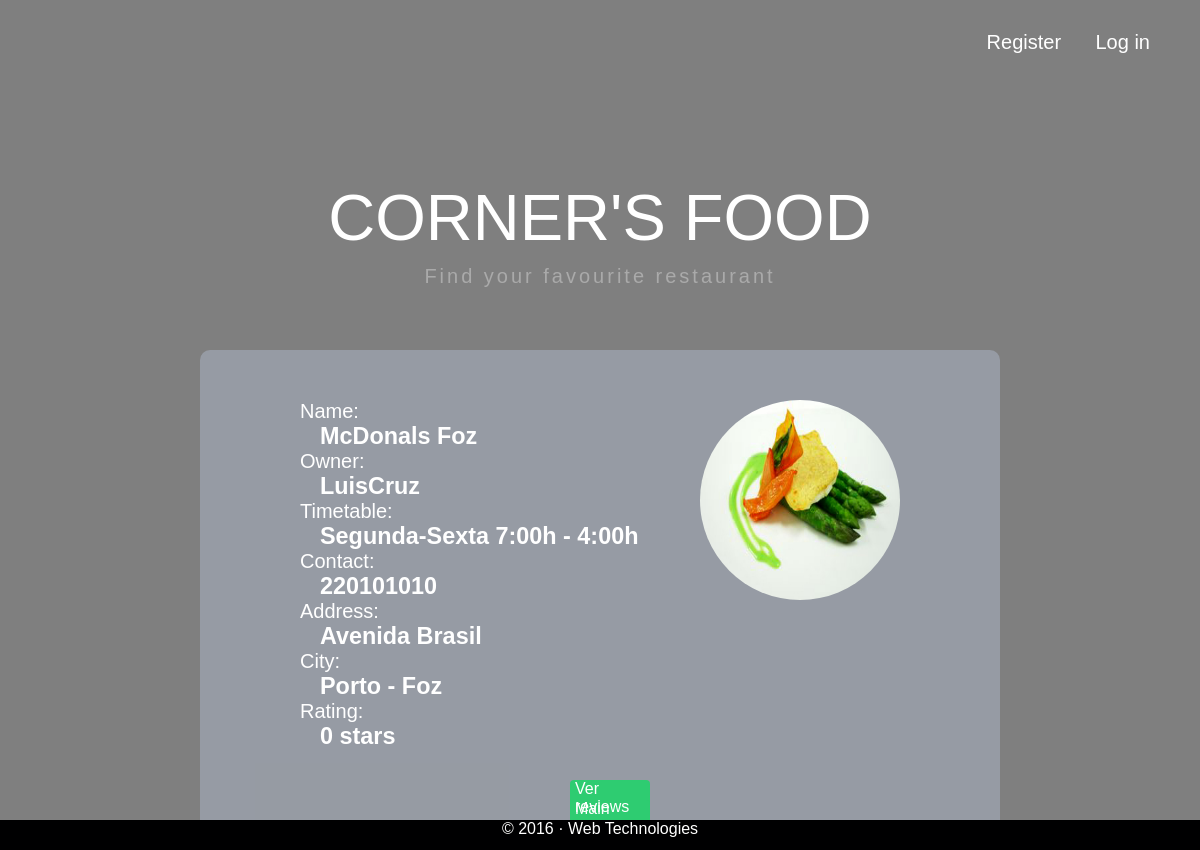
The app's page /RestaurantDetailPage.php?Restaurant_search=3 with its own data.
### tables this page shows
CREATE TABLE Foto(
			idFoto INTEGER PRIMARY KEY , 
			fotoName VARCHAR
			);

CREATE TABLE Restaurant(
			idRestaurant INTEGER PRIMARY KEY AUTOINCREMENT,
			name VARCHAR NOT NULL,
			owner VARCHAR REFERENCES User(username),
			timetable VARCHAR,
			contact INTEGER,
			address VARCHAR,
			idCity INTEGER REFERENCES City(idCity)
			);

CREATE TABLE City(
			idCity INTEGER PRIMARY KEY,
			city VARCHAR
			);

### getRestaurantInfo.php (called while the page is built, shortened)
<?php
   function getInfo_restaurant($idRestaurant) {
    global $conn;
    $stmt = $conn->prepare('SELECT * FROM  Restaurant WHERE idRestaurant = ?');
	$stmt->execute(array($idRestaurant));
    return ($stmt->fetch());
  }
   function getInfo_restaurant_photo($idRestaurant) {
    global $conn;
    $stmt = $conn->prepare('SELECT * FROM  RestaurantFoto WHERE idRestaurant = ?');
	$stmt->execute(array($idRestaurant));
    return ($stmt->fetch());
  }
function getAverage($Rest) {
	global $conn;
	$Sum_Average = 0;
	$Rating = "SELECT rating FROM Review WHERE Review.idRestaurant = $Rest";
	$All_rating = $conn->prepare($Rating);
	$All_rating->execute();
	$result = $All_rating->fetchAll();
	if (count($result) === 0)
	{
		return 0;
	}
	$Average = $Sum_Average / count($result);
	$Average = round($Average, 1);
	return $Average;
}
?>

### database/photo.php (called while the page is built, shortened)
<?php
function getInfoFoto($idFoto){
	global $conn;
	$stmt = $conn->prepare('SELECT * FROM Foto WHERE idFoto =? ');
	$stmt->execute(array($idFoto));
	return ($stmt->fetch());
}
?>

### RestaurantDetailPage.php (the view, shortened to what this page needs)
<?php
include_once('config/init.php');
include_once('getRestaurantInfo.php');
include_once('database/photo.php');
include('templates/headerFinal.php');
include('templates/Corner_food.php');
$Restaurant_search = $_GET['Restaurant_search'];
$res = getInfo_restaurant($Restaurant_search);
$info_restaurant_photo = getInfo_restaurant_photo($Restaurant_search);
$name = $res['name'];
$owner = $res['owner'];
$timetable = $res['timetable'];
$contact = $res['contact'];
$address = $res['address'];
$idcity = $res['idCity'];
$idRestaurant=$res['idRestaurant'];
	$stmt = $conn->prepare('SELECT * FROM City WHERE City.idCity = ?');
    $stmt->execute(array($idcity));
    $infoCity = $stmt->fetch();
	$city= $infoCity['city'];
$idFoto = $info_restaurant_photo['idFoto'];
$infoFoto = getInfoFoto($idFoto);
$FotoName = $infoFoto['fotoName'];
$Rating = getAverage($Restaurant_search);
?>
<section id="Restaurant-Detailed-Info">
	<header>
		<section id="Restaurant-Info">
			<?php if($FotoName !== NULL)
			{?>
			<section id="Restaurant-Image">
				<img src="database/photos/<?=$FotoName?>" width="200" height="200">
			</section>
			<?php } ?>
			<section id="name">
				Name: <h3><?=$name?></h3>
			</section>
			<section id="owner">
				Owner: <h3><?=$owner?></h3>
			</section>
			<section id="timetable">
				Timetable: <h3><?=$timetable?></h3>
			</section>
			<section id="contact">
				Contact: <h3><?=$contact?></h3>
			</section>
			<section id="address">
				Address: <h3><?=$address?></h3>
			</section>
			<section>
				City: <h3 id="city"><?=$city?></h3>
			</section>
			<section id="rating">
				Rating: <h3><?=$Rating?> stars</h3>
			</section>
		</section>
	</header>
	<li><a href="reviewPage.php?idRestaurant=<?=$idRestaurant?>"> Ver reviews </a><li>
	<li><a href="index.php">Main Page</a></li>
</section>
<?php
include('templates/footer.php');
?>

### css/style.css (style rules this page uses)
header { padding-bottom: 50px; }
* { margin: 0; padding: 0; }
html, body { height: 100%; font-family: Calibri,sans-serif; }
#Restaurant-Detailed-Info { width:800px; height: 500px; margin:0 auto; margin-top: 300px; margin-bottom: 40px; border-radius: 10px; background-color: rgba(166, 174, 188,0.6); }
#Restaurant-Detailed-Info header { margin-left: 100px; margin-right: 100px; padding-top: 50px; }
#Restaurant-Detailed-Info li { list-style-type: none; margin-right:350px; margin-left:350px; margin-top: -50px; }
#Restaurant-Detailed-Info a { text-decoration: none; color: #fff; border-radius: 4px; border: none; border-bottom: 4px solid #27AE60; background-color: #2ECC71; display: inherit; margin-top: 30px; margin-left: 20px; padding-left: 5px; }
#Restaurant-Image { float:right; }
#Restaurant-Image img { border-radius: 100px; }
#Restaurant-Info { display: inline; font-family: Calibri,sans-serif; font-size: 20px; color: white; }
#Restaurant-Info h3 { margin-left: 20px; }

### records on screen
foto: fotoName (picture)
restaurant: name "McDonals Foz", owner "LuisCruz", timetable "Segunda-Sexta 7:00h - 4:00h", contact "220101010", address "Avenida Brasil"
city: city "Porto - Foz"

### other values on screen
$Rating "0"
